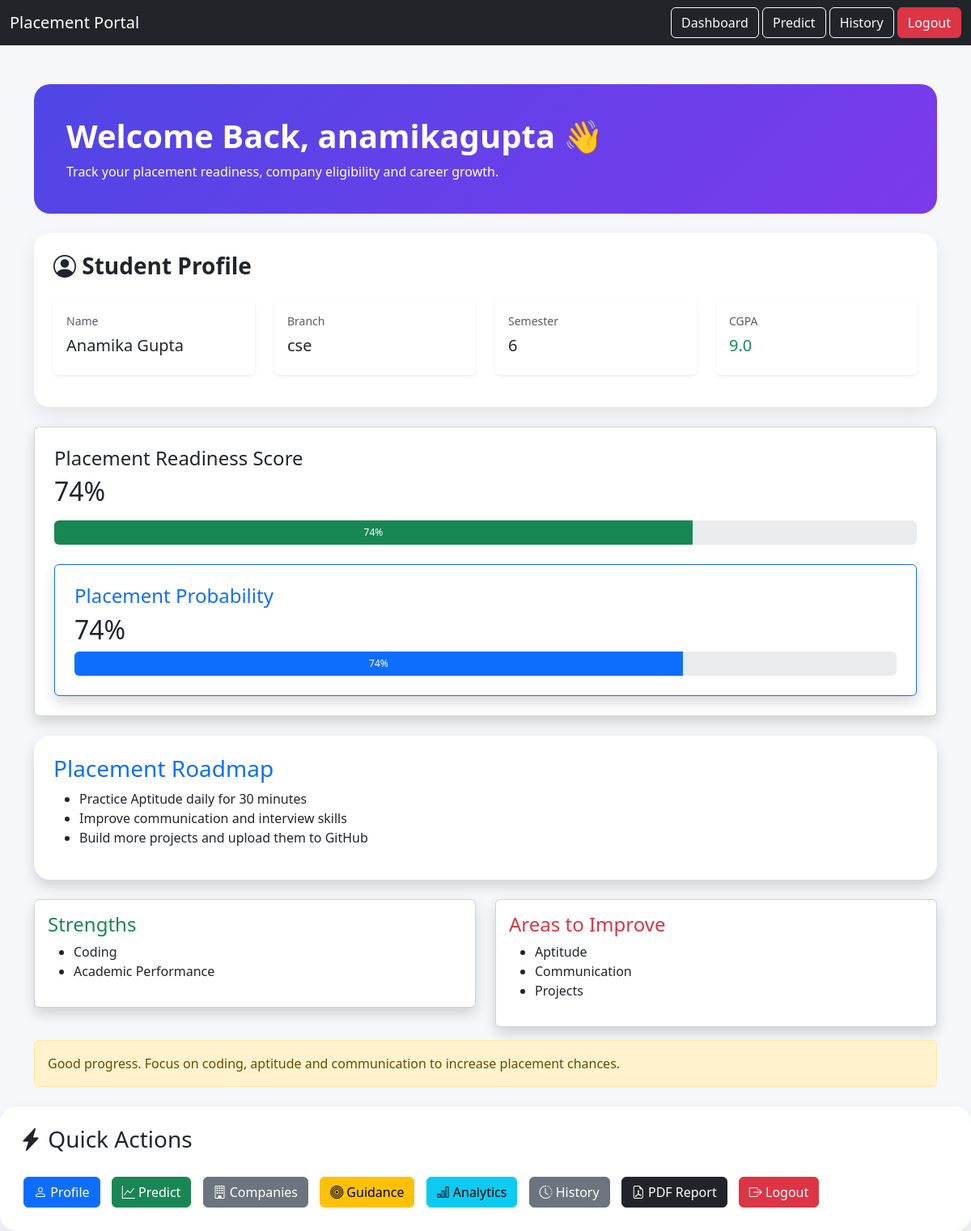
The page /dashboard/ (signed in) on the database its author committed.
### students/models.py (models this page shows, shortened)
class Student(models.Model):
    user = models.OneToOneField(
        User,
        on_delete=models.CASCADE,
        null=True,
        blank=True
    )
    name = models.CharField(max_length=100)
    email = models.EmailField(unique=True)
    password = models.CharField(max_length=100)
    branch = models.CharField(max_length=50, blank=True)
    semester = models.IntegerField(default=1)
    cgpa = models.FloatField(default=0)
    aptitude = models.IntegerField(default=0)
    coding = models.IntegerField(default=0)
    communication = models.IntegerField(default=0)
    projects = models.IntegerField(default=0)

### students/views.py (the view)
# urls.py: path('dashboard/', views.dashboard, name='dashboard'),
def dashboard(request):
    student = Student.objects.filter(
        user=request.user
    ).first()
    total_predictions = PredictionHistory.objects.count()
    total_placed = PredictionHistory.objects.filter(
        prediction="Placed"
    ).count()
    total_not_placed = PredictionHistory.objects.filter(
        prediction="Not Placed"
    ).count()
    if total_predictions > 0:
        placement_rate = (
            total_placed / total_predictions
        ) * 100
    else:
        placement_rate = 0
    readiness_score = 0
    strengths = []
    weaknesses = []
    placement_probability = 0
    if student:
        readiness_score = round(
            (
                (student.cgpa * 10) +
                student.aptitude +
                student.coding +
                student.communication +
                (student.projects * 5)
            ) / 4
        )
        placement_probability = min(
            100,
            round(
                (
                    (student.cgpa * 10) +
                    student.aptitude +
                    student.coding +
                    student.communication +
                    (student.projects * 5)
                ) / 4
            )
        )
    if student.coding >= 80:
     strengths.append("Coding")
    else:
     weaknesses.append("Coding")
    if student.aptitude >= 80:
     strengths.append("Aptitude")
    else:
     weaknesses.append("Aptitude")
    if student.communication >= 80:
     strengths.append("Communication")
    else:
     weaknesses.append("Communication")
    if student.cgpa >= 8:
     strengths.append("Academic Performance")
    else:
     weaknesses.append("Academic Performance")
    if student.projects >= 5:
     strengths.append("Projects")
    else:
     weaknesses.append("Projects")
    roadmap = []
    if student:
     if student.aptitude < 70:
        roadmap.append(
            "Practice Aptitude daily for 30 minutes"
        )
    if student.coding < 70:
        roadmap.append(
            "Solve DSA problems regularly"
        )
    if student.communication < 70:
        roadmap.append(
            "Improve communication and interview skills"
        )
    if student.projects < 3:
        roadmap.append(
            "Build more projects and upload them to GitHub"
        )
    if student.cgpa < 7:
        roadmap.append(
            "Focus on improving academic performance"
        )
    context = {
    'student': student,
    'total_predictions': total_predictions,
    'total_placed': total_placed,
    'total_not_placed': total_not_placed,
    'placement_rate': round(
        placement_rate,
        2
    ),
    'roadmap': roadmap,
    'readiness_score': readiness_score,
    'strengths': strengths,
'placement_probability': placement_probability,
    'weaknesses': weaknesses
}
    return render(
        request,
        'dashboard.html',
        context
    )

### templates/dashboard.html (shortened to what this page needs)
<!DOCTYPE html>
<html>
<head>
    <link href="https://cdn.jsdelivr.net/npm/bootstrap@5.3.3/dist/css/bootstrap.min.css"
          rel="stylesheet">
<link rel="stylesheet"
href="https://cdn.jsdelivr.net/npm/bootstrap-icons@1.11.3/font/bootstrap-icons.min.css">
</head>
<body>
<nav class="navbar navbar-dark bg-dark mb-4">
<div class="container-fluid">
<a class="navbar-brand" href="/dashboard/">
Placement Portal
</a>
<div>
<a href="/dashboard/" class="btn btn-outline-light">
Dashboard
</a>
<a href="/predict/" class="btn btn-outline-light">
Predict
</a>
<a href="/history/" class="btn btn-outline-light">
History
</a>
<a href="/logout/" class="btn btn-danger">
Logout
</a>
</div>
</div>
</nav>
<div class="container mt-5">
    <div class="hero-card mb-4">
    <h1>
        Welcome Back,
        {{ request.user.username }} 👋
    </h1>
    <p class="mb-0">
        Track your placement readiness,
        company eligibility and career growth.
    </p>
    </div>
<div class="custom-card p-4 mb-4">
    <h3 class="mb-4 fw-bold">
        <i class="bi bi-person-circle"></i>
        Student Profile
    </h3>
    <div class="row">
        <div class="col-md-3 mb-3">
            <div class="card border-0 shadow-sm p-3 h-100">
                <small class="text-muted">Name</small>
                <h5 class="mt-2">
                    {% if student.name %}
                        {{ student.name }}
                    {% else %}
                        {{ request.user.username }}
                    {% endif %}
                </h5>
            </div>
        </div>
        <div class="col-md-3 mb-3">
            <div class="card border-0 shadow-sm p-3 h-100">
                <small class="text-muted">Branch</small>
                <h5 class="mt-2">{{ student.branch }}</h5>
            </div>
        </div>
        <div class="col-md-3 mb-3">
            <div class="card border-0 shadow-sm p-3 h-100">
                <small class="text-muted">Semester</small>
                <h5 class="mt-2">{{ student.semester }}</h5>
            </div>
        </div>
        <div class="col-md-3 mb-3">
            <div class="card border-0 shadow-sm p-3 h-100">
                <small class="text-muted">CGPA</small>
                <h5 class="mt-2 text-success">{{ student.cgpa }}</h5>
            </div>
        </div>
    </div>
</div>
<div class="card p-4 mt-3 mb-4 shadow">
    <h4>
        Placement Readiness Score
    </h4>
    <h2 class="mb-3">
        {{ readiness_score }}%
    </h2>
   <div class="progress" style="height:30px;">
    <div class="progress-bar bg-success"
         role="progressbar"
         style="width: {{ readiness_score }}%;">
        {{ readiness_score }}%
    </div>
</div>
{% if placement_probability %}
<div class="card shadow p-4 mt-4 border-primary">
    <h4 class="text-primary">
        Placement Probability
    </h4>
    <h2>
        {{ placement_probability }}%
    </h2>
    <div class="progress" style="height:30px;">
        <div class="progress-bar bg-primary"
             role="progressbar"
             style="width: {{ placement_probability }}%;">
            {{ placement_probability }}%
        </div>
    </div>
</div>
{% endif %}
    </div>
    <div class="card p-4 mt-3 mb-4 shadow custom-card">
    <h3 class="text-primary">
        Placement Roadmap
    </h3>
    <ul>
        {% for item in roadmap %}
        <li>{{ item }}</li>
        {% empty %}
        <li>
            Excellent profile! Keep improving consistently.
        </li>
        {% endfor %}
    </ul>
</div>
<div class="row mt-4">
    <div class="col-md-6">
        <div class="card p-3 shadow">
            <h4 class="text-success">
                Strengths
            </h4>
            <ul>
                {% for item in strengths %}
                <li>{{ item }}</li>
                {% endfor %}
            </ul>
        </div>
    </div>
    <div class="col-md-6">
        <div class="card p-3 shadow">
            <h4 class="text-danger">
                Areas to Improve
            </h4>
            <ul>
                {% for item in weaknesses %}
                <li>{{ item }}</li>
                {% endfor %}
            </ul>
        </div>
    </div>
</div>
    <div class="mt-3">
        {% if readiness_score >= 80 %}
        <div class="alert alert-success mb-0">
            Excellent placement readiness. Keep improving projects and interview skills.
        </div>
        {% elif readiness_score >= 60 %}
        <div class="alert alert-warning mb-0">
            Good progress. Focus on coding, aptitude and communication to increase placement chances.
        </div>
        {% else %}
        <div class="alert alert-danger mb-0">
            Improvement needed. Work on coding, aptitude, communication and projects.
        </div>
        {% endif %}
    </div>
</div>
    <div class="custom-card p-4 mt-4">
    <h3 class="mb-4">
        <i class="bi bi-lightning-charge-fill"></i>
        Quick Actions
    </h3>
    <a href="/profile/"
       class="btn btn-primary action-btn">
       <i class="bi bi-person"></i>
       Profile
    </a>
    <a href="/predict/"
       class="btn btn-success action-btn">
       <i class="bi bi-graph-up"></i>
       Predict
    </a>
    <a href="/company-eligibility/"
       class="btn btn-secondary action-btn">
       <i class="bi bi-building"></i>
       Companies
    </a>
    <a href="/career-guidance/"
       class="btn btn-warning action-btn">
       <i class="bi bi-bullseye"></i>
       Guidance
    </a>
    <a href="/analytics/"
       class="btn btn-info action-btn">
       <i class="bi bi-bar-chart"></i>
       Analytics
    </a>
    <a href="/history/"
       class="btn btn-secondary action-btn">
       <i class="bi bi-clock-history"></i>
       History
    </a>
    <a href="/download-report/"
       class="btn btn-dark action-btn">
       <i class="bi bi-file-earmark-pdf"></i>
       PDF Report
    </a>
    <a href="/logout/"
       class="btn btn-danger action-btn">
       <i class="bi bi-box-arrow-right"></i>
       Logout
    </a>
</div>
</body>
</html>

### templates/dashboard.html (style rules this page uses)
body { background:#f5f7fb; }
.hero-card { background:linear-gradient( 135deg, #4f46e5, #7c3aed ); color:white; border-radius:20px; padding:40px; overflow:hidden; }
.hero-card h1 { font-size:2.5rem; font-weight:700; }
.custom-card { border:none; border-radius:15px; box-shadow:0 8px 20px rgba(0,0,0,0.08); }
.action-btn { margin:5px; }
.custom-card { background:white; border:none; border-radius:20px; box-shadow:0 10px 25px rgba(0,0,0,0.08); }

### rows shown on the page
Student: name "Anamika Gupta", branch "cse", semester "6", cgpa "9.0"

### other values the page prints
{{ request.user.username }} "anamikagupta"
{{ readiness_score }} "74"
{{ placement_probability }} "74"
{{ item }} "Practice Aptitude daily for 30 minutes" "Improve communication and interview skills" "Build more projects and upload them to GitHub"
{{ item }} "Coding" "Academic Performance"
{{ item }} "Aptitude" "Communication" "Projects"
